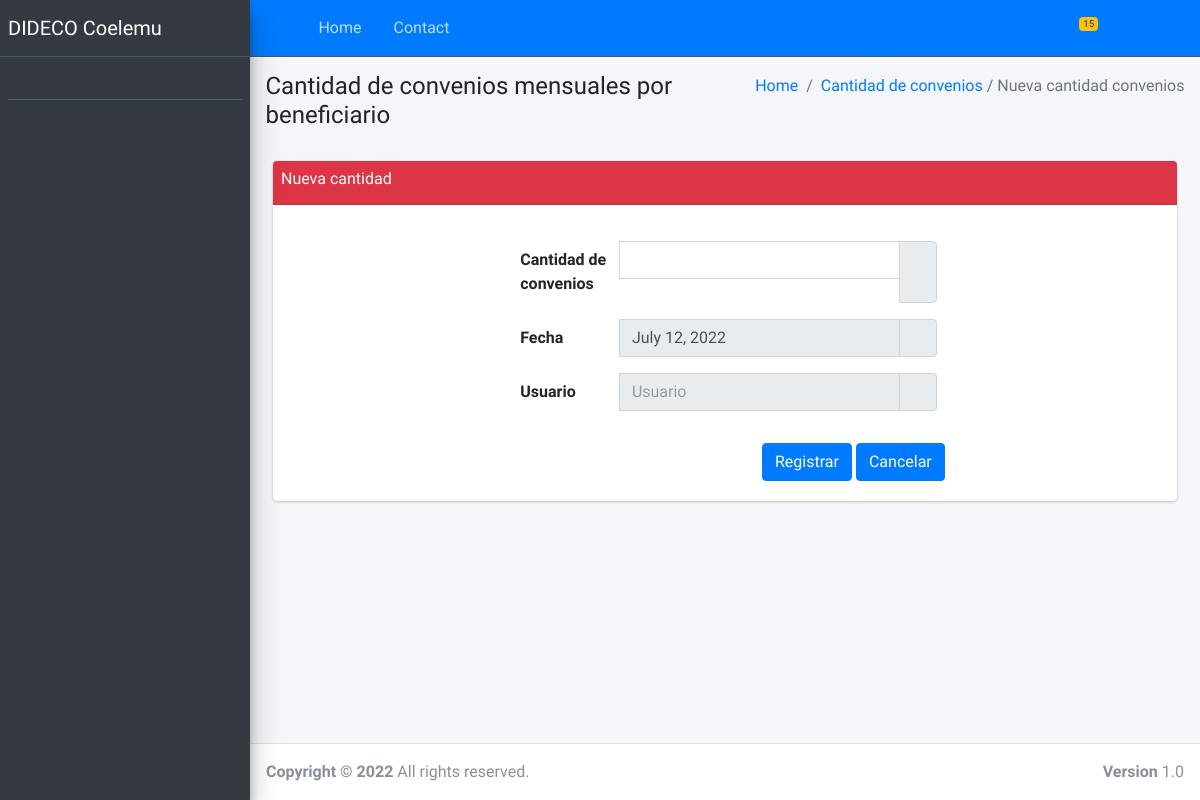
The app's page /nuevo-cantidad-convenios (signed in), older data.
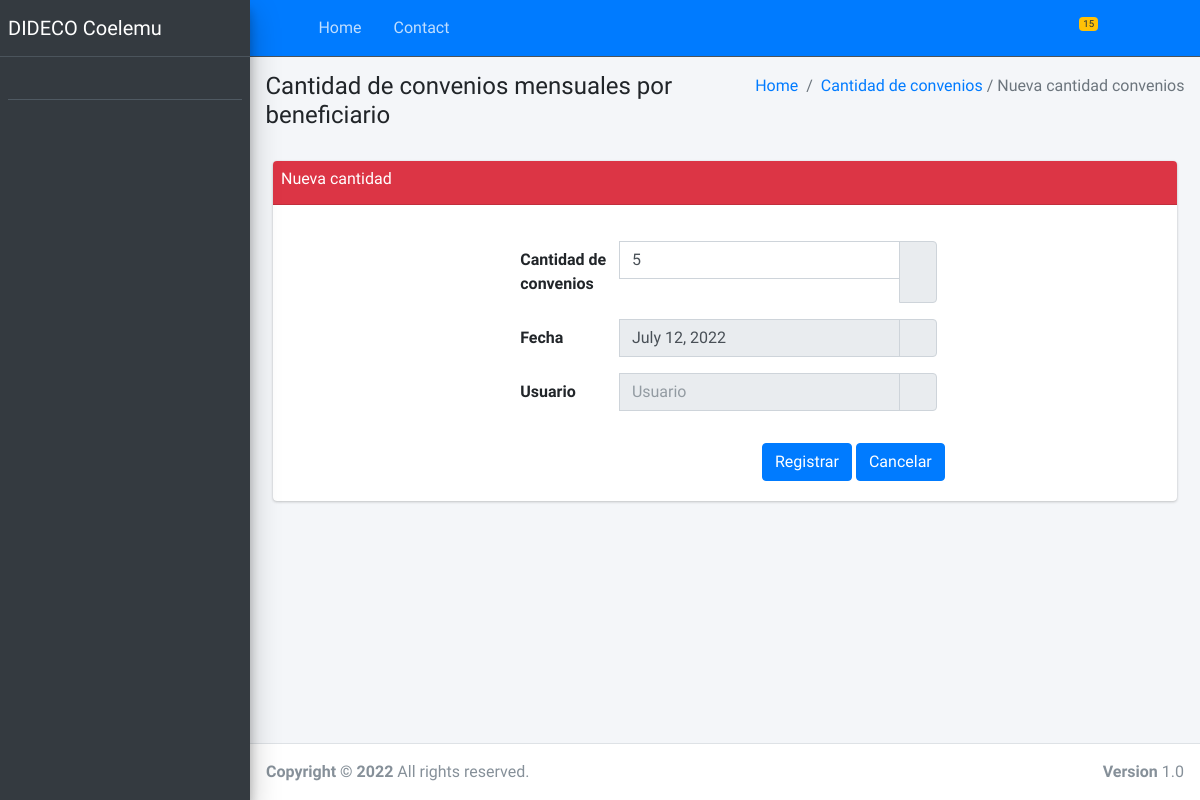
The same page, newer data.
### eas_coelemu_app/models.py (models this page shows)
class CantidadConvenio(models.Model):
    cantidad_convenios = models.IntegerField()
    usuario = models.ForeignKey(Usuario, related_name="cantidadconvenio", on_delete = models.CASCADE)
    estado = models.IntegerField()
    created_at = models.DateTimeField(auto_now_add=True)
    updated_at = models.DateTimeField(auto_now=True)
    objects = CantidadConvenioManager()

### eas_coelemu_app/decorators.py (the view)
    def wrapper(request, *args):
        if 'usuario' not in request.session:
            return redirect('login')
        resp = function(request, *args)
        return resp

### eas_coelemu_app/views.py (called while the page is built, shortened)
@loginRequired
def nuevoCantConvenios(request):
    cantidad_actual = 0
    if request.method == 'GET':
        if(CantidadConvenio.objects.all()):
            cantidad_actual = CantidadConvenio.objects.get(estado=1)
        context = {
                'fecha': datetime.date.today(),
                'cantidad_actual':cantidad_actual
                }
        return render(request, 'admin/configuracion/nuevo_cantidad_convenios.html', context)

### eas_coelemu_app/templates/admin/configuracion/nuevo_cantidad_convenios.html (shortened to what this page needs)
{% extends "base.html" %}
{% load static %}
{% block content_header_title%}Cantidad de convenios mensuales por beneficiario{% endblock %}
{% block content_header_actual%}<a href="{% url 'cantConvenios' %}">Cantidad de convenios</a> / Nueva cantidad convenios{% endblock %}
{% block content_main %}
<section class="content">
    <div class="container-fluid">
        <div class="row">
            <div class="col col-md12">
                <div class="card card-danger">
                    <div class="card-header p-2">
                        <h6>Nueva cantidad</h6>
                    </div>
                    <div class="card-body container-fluid">
                        <form class="mt-3" action="{% url 'nuevoCantConvenios' %}" method="POST" id="form_nueva_cantidad">
                            <div class="row">
                                <div class="col-md-6 mx-auto">
                                    <div class="input-group mb-3">
                                        <label for="cant_convenios" class="col-sm-3 col-form-label">Cantidad de convenios</label>
                                        <input type="text" class="form-control" id="cant_convenios" name="cant_convenios" value="{{ cantidad_actual.cantidad_convenios }}">
                                        <div class="input-group-append">
                                            <div class="input-group-text">
                                            <span class="fas fa-dollar-sign"></span>
                                            </div>
                                        </div>
                                    </div>
                                    <div class="input-group mb-3">
                                        <label for="fecha" class="col-sm-3 col-form-label">Fecha</label>
                                        <input type="text" class="form-control" placeholder="Fecha" id="fecha" name="fecha" value="{{ fecha }}" readonly>
                                        <div class="input-group-append">
                                            <div class="input-group-text">
                                            <span class="fas fa-calendar-alt"></span>
                                            </div>
                                        </div>
                                    </div>
                                    <div class="input-group mb-3">
                                        <label for="usuario" class="col-sm-3 col-form-label">Usuario</label>
                                        <input type="text" class="form-control" placeholder="Usuario" id="usuario" name="usuario" value="{{ request.session.usuario.nombre }}" readonly>
                                        <div class="input-group-append">
                                            <div class="input-group-text">
                                            <span class="fas fa-user"></span>
                                            </div>
                                        </div>
                                    </div>
                                    <div class="row mt-3 float-right">
                                        <button type="submit" id="submit_nueva_cantidad" class="btn btn-primary">Registrar</button>
                                        <a href="{% url 'cantConvenios' %}" id="cancelar_nueva_cantidad" class="btn btn-primary ml-1">
                                            Cancelar
                                        </a>
                                    </div>
                                </div>
                            </div>
                        </form>
                    </div>
                </div>
            </div>
        </div>
    </div>
</section>
{% endblock %}

### eas_coelemu_app/templates/base.html (shortened to what this page needs)
{% load static %}
<!DOCTYPE html>
<html lang="es">
<head>
    <link rel="stylesheet" href="{% static 'AdminLTE/css/all.min.css' %}">
    <link rel="stylesheet" href="https://code.ionicframework.com/ionicons/2.0.1/css/ionicons.min.css">
    <link rel="stylesheet" href="{% static 'AdminLTE/css/tempusdominus-bootstrap-4.min.css' %}">
    <link rel="stylesheet" href="{% static 'AdminLTE/css/icheck-bootstrap.min.css' %}">
    <link rel="stylesheet" href="{% static 'AdminLTE/css/jqvmap.min.css' %}">
    <link rel="stylesheet" href="{% static 'AdminLTE/css/adminlte.min.css' %}">
    <link rel="stylesheet" href="{% static 'AdminLTE/css/OverlayScrollbars.min.css' %}">
    <link rel="stylesheet" href="{% static 'AdminLTE/css/daterangepicker.css' %}">
    <link rel="stylesheet" href="{% static 'AdminLTE/css/summernote-bs4.min.css' %}">
    <link rel="stylesheet" href="{% static 'css/dataTables/dataTables.bootstrap4.min.css' %}">
    <link rel="stylesheet" href="{% static 'css/dataTables/responsive.bootstrap4.min.css' %}">
    <link rel="stylesheet" href="{% static 'css/dataTables/buttons.bootstrap4.min.css' %}">
    <link rel="stylesheet" href="{% static 'css/bulma.css' %}" id="theme-styles">
    <link rel="stylesheet" href="{% static 'css/toastr.min.css' %}" id="theme-styles">
    <link rel="stylesheet" href="{% static 'bootstrap-icons/font/bootstrap-icons.css' %}">
    <link rel="stylesheet" href="{% static 'css/styles.css' %}">
</head>
<body class="hold-transition sidebar-mini layout-fixed">
    <div class="wrapper">
    <nav class="main-header navbar navbar-expand navbar-primary navbar-dark">
    <ul class="navbar-nav">
        <li class="nav-item">
        <a class="nav-link" data-widget="pushmenu" href="#" role="button"><i class="fas fa-bars"></i></a>
        </li>
        <li class="nav-item d-none d-sm-inline-block">
        <a href="{% url 'home' %}" class="nav-link">Home</a>
        </li>
        <li class="nav-item d-none d-sm-inline-block">
        <a href="#" class="nav-link">Contact</a>
        </li>
    </ul>
    <ul class="navbar-nav ml-auto">
        <li class="nav-item dropdown">
        <a class="nav-link" data-toggle="dropdown" href="#" title="Notificaciones">
            <span class="badge badge-warning navbar-badge">15</span>
        </a>
        </li>
        <li class="nav-item">
            <a class="nav-link" href="{% url 'logout' %}" role="button" title="Cerrar Sesion">
                <i class='fas fa-power-off'></i>
            </a>
        </li>
        <li class="nav-item">
            <a class="nav-link" data-widget="fullscreen" href="#" role="button" title="Pantalla Completa">
                <i class="fas fa-expand-arrows-alt"></i>
            </a>
        </li>
    </ul>
    </nav>
    <aside class="main-sidebar sidebar-dark-primary elevation-4">
    <a href="{% url 'home' %}" class="brand-link">
        <span class="brand-text font-weight-light">DIDECO Coelemu</span>
    </a>
    <div class="sidebar">
        <div class="user-panel mt-3 pb-3 mb-3 d-flex">
        <div class="info">
        </div>
        </div>
    </div>
    </aside>
    <div class="content-wrapper">
    <div class="content-header">
        <div class="container-fluid">
        <div class="row mb-2">
            <div class="col-sm-6">
            <h4>{% block content_header_title%}{% endblock %}</h4>
            </div>
            <div class="col-sm-6">
            <ol class="breadcrumb float-sm-right">
                <li class="breadcrumb-item"><a href="{% url 'home' %}">Home</a></li>
                <li class="breadcrumb-item active">{% block content_header_actual%}{% endblock %}</li>
            </ol>
            </div>
        </div>
        </div>
    </div>
        <section class="content">
            <div class="container-fluid">
            {% block content_main %}
            {% endblock %}
            </div>
        </section>
    </div>
    <footer class="main-footer">
    <strong>Copyright &copy; 2022</strong>
    All rights reserved.
    <div class="float-right d-none d-sm-inline-block">
        <b>Version</b> 1.0
    </div>
    </footer>
</div>
</body>
</html>

Row changes from the older to the newer data that the page shows:
added CantidadConvenio: cant_convenios "5"
